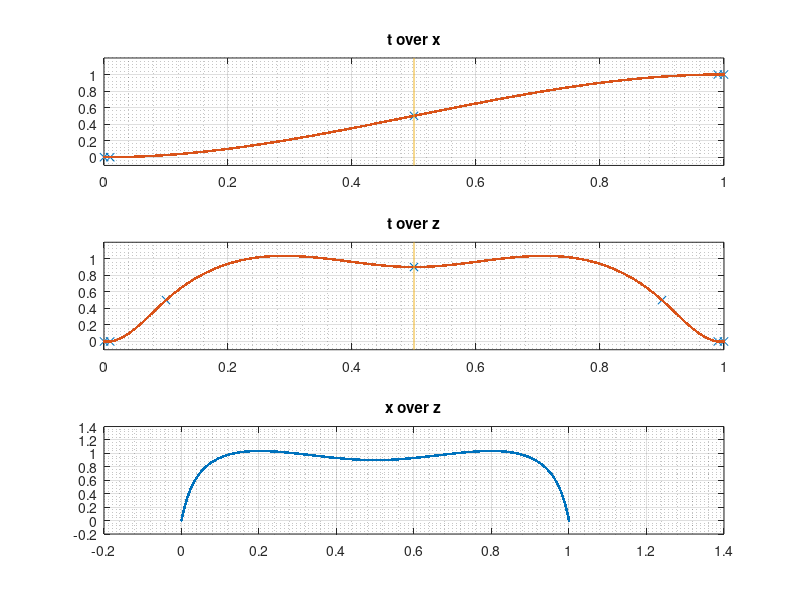

Recreate this plot in MATLAB.
clear
clc
close all
t_dsp = 0.5;
t_half = 0.5;
ratio = t_dsp / t_half;
tx_sample = [0,0.01,0.5,0.99,1];
x_sample = [0,0, 0.5,1,1];
t_lin = linspace(0, 1, 1000);
x_lin = spline(tx_sample, x_sample, t_lin);



tz_sample = [0, 0.01,0.1, 0.5,0.9, 0.99, 1];
z_sample = [0, 0,0.5,0.9,0.5, 0, 0];
z_lin = spline(tz_sample, z_sample, t_lin);

figure
subplot(3,1,1)
plot(tx_sample, x_sample, 'x')
hold on
grid on
grid minor
plot(t_lin, x_lin, '.')
ylim([-0.1, 1.2])
line([t_dsp t_dsp], [-0.1 1.2])
title('t over x')
subplot(3,1,2)
plot(tz_sample, z_sample, 'x')
hold on
grid on
grid minor
plot(t_lin, z_lin, '.')
ylim([-0.1, 1.2])
line([t_dsp t_dsp], [-0.1 1.2])
title('t over z')
subplot(3,1,3)
plot(x_lin, z_lin, '.')
grid on
grid minor
title('x over z')